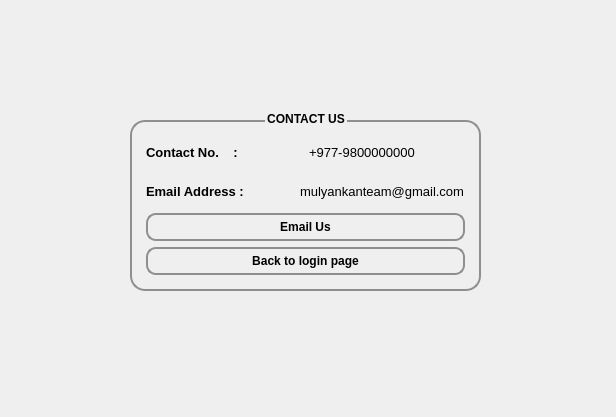
<?xml version="1.0" encoding="UTF-8"?>
<ui version="4.0">
 <class>contactus</class>
 <widget class="QMainWindow" name="contactus">
  <property name="geometry">
   <rect>
    <x>0</x>
    <y>0</y>
    <width>616</width>
    <height>417</height>
   </rect>
  </property>
  <property name="windowTitle">
   <string>MainWindow</string>
  </property>
  <widget class="QWidget" name="centralwidget">
   <widget class="QGroupBox" name="groupBox">
    <property name="geometry">
     <rect>
      <x>130</x>
      <y>110</y>
      <width>351</width>
      <height>181</height>
     </rect>
    </property>
    <property name="font">
     <font>
      <bold>true</bold>
     </font>
    </property>
    <property name="styleSheet">
     <string notr="true">QGroupBox {
    border: 2px solid #8f8f91;
    border-radius: 15px;
    margin-top: 10px; 
    background-color:rgb(255, 255, 255,0);
    padding: 5px;
}</string>
    </property>
    <property name="title">
     <string>CONTACT US</string>
    </property>
    <property name="alignment">
     <set>Qt::AlignmentFlag::AlignCenter</set>
    </property>
    <layout class="QVBoxLayout" name="verticalLayout_2">
     <item>
      <layout class="QVBoxLayout" name="verticalLayout">
       <item>
        <layout class="QHBoxLayout" name="horizontalLayout_2">
         <item>
          <widget class="QLabel" name="label_3">
           <property name="font">
            <font>
             <pointsize>10</pointsize>
             <bold>true</bold>
            </font>
           </property>
           <property name="text">
            <string>Contact No.    :</string>
           </property>
          </widget>
         </item>
         <item>
          <widget class="QLabel" name="label">
           <property name="font">
            <font>
             <pointsize>10</pointsize>
            </font>
           </property>
           <property name="text">
            <string>+977-9800000000</string>
           </property>
          </widget>
         </item>
        </layout>
       </item>
       <item>
        <layout class="QHBoxLayout" name="horizontalLayout_3">
         <item>
          <widget class="QLabel" name="label_4">
           <property name="font">
            <font>
             <pointsize>10</pointsize>
             <bold>true</bold>
            </font>
           </property>
           <property name="text">
            <string>Email Address :</string>
           </property>
          </widget>
         </item>
         <item>
          <widget class="QLabel" name="label_2">
           <property name="font">
            <font>
             <pointsize>10</pointsize>
            </font>
           </property>
           <property name="text">
            <string>mulyankanteam@gmail.com</string>
           </property>
          </widget>
         </item>
        </layout>
       </item>
      </layout>
     </item>
     <item>
      <widget class="QPushButton" name="pushButton_email">
       <property name="font">
        <font>
         <bold>true</bold>
        </font>
       </property>
       <property name="styleSheet">
        <string notr="true">QPushButton {
    border: 2px solid #8f8f91;
    border-radius: 10px; 
    background-color:rgb(255, 255, 255,0);
    min-width: 10px; 
    min-height: 10px; 
    padding: 5px; 
    margin: 0px; 
}
</string>
       </property>
       <property name="text">
        <string>Email Us</string>
       </property>
      </widget>
     </item>
     <item>
      <widget class="QPushButton" name="pushButton_back">
       <property name="font">
        <font>
         <bold>true</bold>
        </font>
       </property>
       <property name="styleSheet">
        <string notr="true">QPushButton {
    border: 2px solid #8f8f91;
    border-radius: 10px; 
    background-color:rgb(255, 255, 255,0);
    min-width: 10px; 
    min-height: 10px; 
    padding: 5px; 
    margin: 0px; 
}
</string>
       </property>
       <property name="text">
        <string>Back to login page</string>
       </property>
      </widget>
     </item>
    </layout>
   </widget>
  </widget>
 </widget>
 <resources/>
 <connections/>
</ui>
